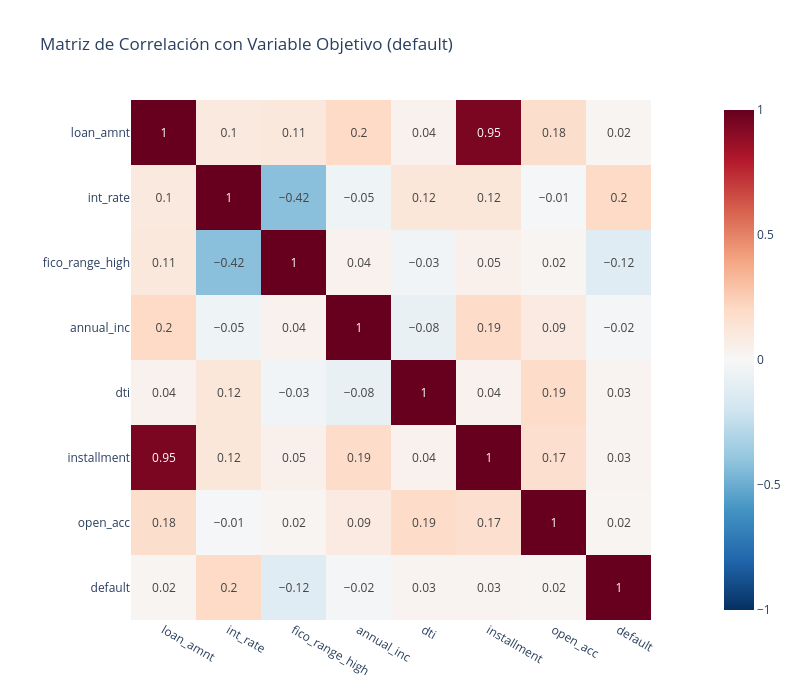

Notebook code for this chart:
### Markdown cell above
#### **Mapa Correlaciones**

### Code cell
variables_numericas = ['loan_amnt', 'int_rate', 'fico_range_high', 
                       'annual_inc', 'dti', 'installment', 'open_acc', 'default']

corr = df_va[variables_numericas].corr().round(2)

import plotly.express as px

fig = px.imshow(
    corr,
    text_auto=True,
    color_continuous_scale="RdBu_r",
    zmin=-1, zmax=1,
    title="Matriz de Correlación con Variable Objetivo (default)",
    width=800,
    height=700
)

fig.show()

### Figure 1 — Plotly figure (JSON) as saved in the notebook; plotly's stock layout.template omitted (floating-point values rounded to 4 significant figures)
{"data": [{"coloraxis": "coloraxis", "hovertemplate": "x: %{x}<br>y: %{y}<br>color: %{z}<extra></extra>", "name": "0", "texttemplate": "%{z}", "type": "heatmap", "x": ["loan_amnt", "int_rate", "fico_range_high", "annual_inc", "dti", "installment", "open_acc", "default"], "xaxis": "x", "y": ["loan_amnt", "int_rate", "fico_range_high", "annual_inc", "dti", "installment", "open_acc", "default"], "yaxis": "y", "z": [[1.0, 0.1, 0.11, 0.2, 0.04, 0.95, 0.18, 0.02], [0.1, 1.0, -0.42, -0.05, 0.12, 0.12, -0.01, 0.2], [0.11, -0.42, 1.0, 0.04, -0.03, 0.05, 0.02, -0.12], [0.2, -0.05, 0.04, 1.0, -0.08, 0.19, 0.09, -0.02], [0.04, 0.12, -0.03, -0.08, 1.0, 0.04, 0.19, 0.03], [0.95, 0.12, 0.05, 0.19, 0.04, 1.0, 0.17, 0.03], [0.18, -0.01, 0.02, 0.09, 0.19, 0.17, 1.0, 0.02], [0.02, 0.2, -0.12, -0.02, 0.03, 0.03, 0.02, 1.0]]}], "layout": {"coloraxis": {"cmax": 1, "cmin": -1, "colorscale": [[0, "rgb(5,48,97)"], [0.1, "rgb(33,102,172)"], [0.2, "rgb(67,147,195)"], [0.3, "rgb(146,197,222)"], [0.4, "rgb(209,229,240)"], [0.5, "rgb(247,247,247)"], [0.6, "rgb(253,219,199)"], [0.7, "rgb(244,165,130)"], [0.8, "rgb(214,96,77)"], [0.9, "rgb(178,24,43)"], [1, "rgb(103,0,31)"]]}, "height": 700, "title": {"text": "Matriz de Correlación con Variable Objetivo (default)"}, "width": 800, "xaxis": {"anchor": "y", "constrain": "domain", "domain": [0, 1], "scaleanchor": "y"}, "yaxis": {"anchor": "x", "autorange": "reversed", "constrain": "domain", "domain": [0, 1]}}}
